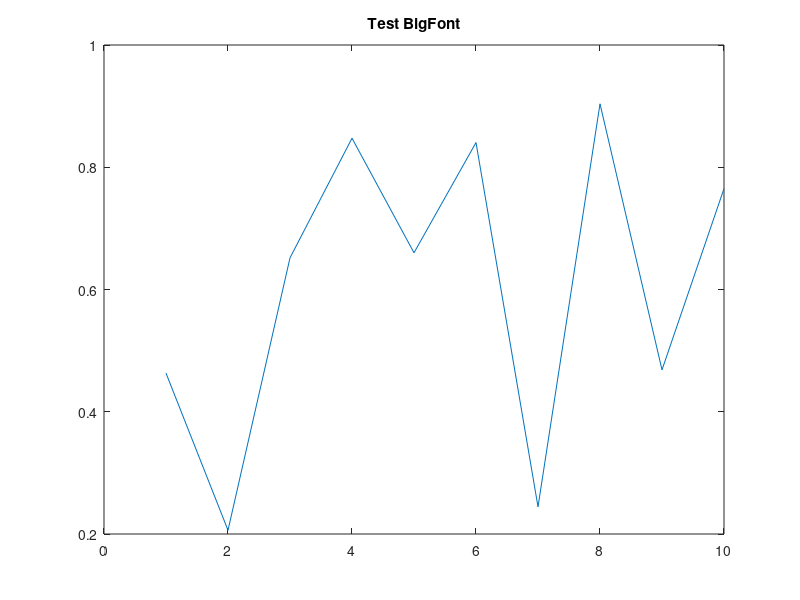

This chart was generated by the following MATLAB code: (Note: this script raises an error after producing the figure.)
%%%%%%%%%%%%%%%%%%%%%%%%%%%%%%%%%%%%%%%%%%%%%%%%%%%%%%%%%%%%%%%%%%%%%%%%%%%
%%%
%%%    This script gives examples of the BigFont function
%%%
%%%%%%%%%%%%%%%%%%%%%%%%%%%%%%%%%%%%%%%%%%%%%%%%%%%%%%%%%%%%%%%%%%%%%%%%%%%

% TODO: example inputs are placeholders — verify against intended usage.
figure; plot(1:10, rand(1,10)); title('Test BigFont');
BigFont(24)
figpath = [statbrainz_maindir, 'Examples/Figures/BigFont.png'];
exportgraphics(gcf, figpath)
fprintf('BigFont: figure written, file exists: %d\n', isfile(figpath));
